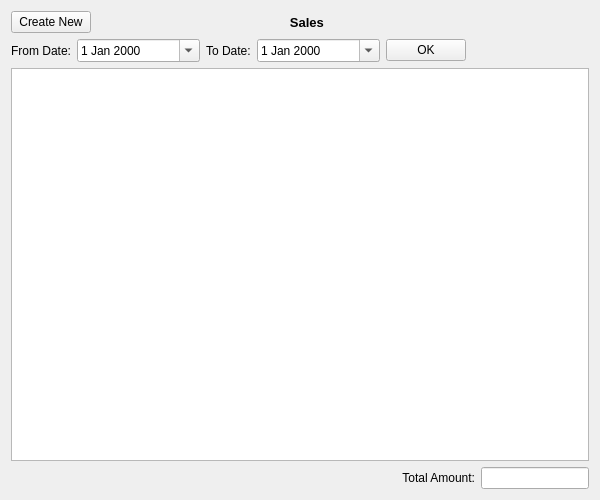
<?xml version="1.0" encoding="UTF-8"?>
<ui version="4.0">
 <class>SalesVoucherList</class>
 <widget class="QWidget" name="SalesVoucherList">
  <property name="geometry">
   <rect>
    <x>0</x>
    <y>0</y>
    <width>600</width>
    <height>500</height>
   </rect>
  </property>
  <property name="windowTitle">
   <string>Form</string>
  </property>
  <layout class="QVBoxLayout" name="verticalLayout">
   <item>
    <layout class="QHBoxLayout" name="horizontalLayout_2">
     <item>
      <widget class="QPushButton" name="createNewPushButton">
       <property name="sizePolicy">
        <sizepolicy hsizetype="Fixed" vsizetype="Fixed">
         <horstretch>0</horstretch>
         <verstretch>0</verstretch>
        </sizepolicy>
       </property>
       <property name="text">
        <string>Create New</string>
       </property>
      </widget>
     </item>
     <item>
      <widget class="QLabel" name="titleLabel">
       <property name="font">
        <font>
         <pointsize>10</pointsize>
         <weight>75</weight>
         <bold>true</bold>
        </font>
       </property>
       <property name="text">
        <string>Sales                    </string>
       </property>
       <property name="alignment">
        <set>Qt::AlignCenter</set>
       </property>
      </widget>
     </item>
    </layout>
   </item>
   <item>
    <layout class="QHBoxLayout" name="horizontalLayout" stretch="0,1,0,1,0,1">
     <item>
      <widget class="QLabel" name="fromDateLabel">
       <property name="text">
        <string>From Date:</string>
       </property>
       <property name="alignment">
        <set>Qt::AlignRight|Qt::AlignTrailing|Qt::AlignVCenter</set>
       </property>
      </widget>
     </item>
     <item>
      <widget class="QDateEdit" name="dateEdit">
       <property name="calendarPopup">
        <bool>true</bool>
       </property>
      </widget>
     </item>
     <item>
      <widget class="QLabel" name="toDateLlabel">
       <property name="text">
        <string>To Date:</string>
       </property>
      </widget>
     </item>
     <item>
      <widget class="QDateEdit" name="toDateEdit">
       <property name="calendarPopup">
        <bool>true</bool>
       </property>
      </widget>
     </item>
     <item>
      <widget class="QPushButton" name="okPushButton">
       <property name="sizePolicy">
        <sizepolicy hsizetype="Fixed" vsizetype="Fixed">
         <horstretch>0</horstretch>
         <verstretch>0</verstretch>
        </sizepolicy>
       </property>
       <property name="text">
        <string>OK</string>
       </property>
      </widget>
     </item>
     <item>
      <spacer name="horizontalSpacer">
       <property name="orientation">
        <enum>Qt::Horizontal</enum>
       </property>
       <property name="sizeHint" stdset="0">
        <size>
         <width>40</width>
         <height>20</height>
        </size>
       </property>
      </spacer>
     </item>
    </layout>
   </item>
   <item>
    <widget class="QTableView" name="tableView">
     <property name="selectionBehavior">
      <enum>QAbstractItemView::SelectRows</enum>
     </property>
    </widget>
   </item>
   <item>
    <layout class="QHBoxLayout" name="horizontalLayout_3" stretch="1,0,0">
     <item>
      <spacer name="horizontalSpacer_2">
       <property name="orientation">
        <enum>Qt::Horizontal</enum>
       </property>
       <property name="sizeHint" stdset="0">
        <size>
         <width>40</width>
         <height>20</height>
        </size>
       </property>
      </spacer>
     </item>
     <item>
      <widget class="QLabel" name="totalAmountLabel">
       <property name="text">
        <string>Total Amount:</string>
       </property>
       <property name="alignment">
        <set>Qt::AlignRight|Qt::AlignTrailing|Qt::AlignVCenter</set>
       </property>
      </widget>
     </item>
     <item>
      <widget class="QLineEdit" name="totalAmountLineEdit"/>
     </item>
    </layout>
   </item>
  </layout>
 </widget>
 <tabstops>
  <tabstop>createNewPushButton</tabstop>
  <tabstop>totalAmountLineEdit</tabstop>
 </tabstops>
 <resources/>
 <connections/>
</ui>
